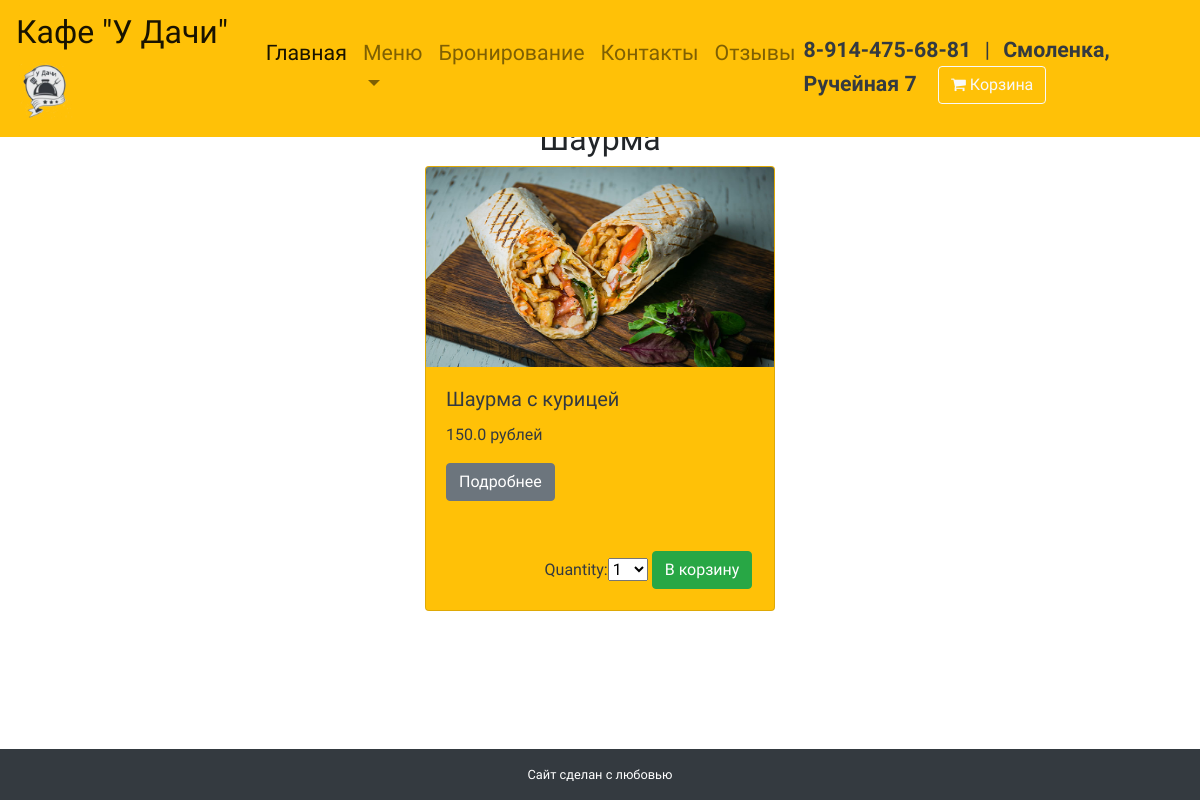
Page /bluda/9/ on the committed database.
### udachi/models.py (models this page shows, shortened)
class TipBluda(models.Model):
    class Meta:
        verbose_name = 'Тип блюда'
        verbose_name_plural = 'Типы блюда'
    nazvanie = models.CharField(verbose_name='Название', max_length=255, null=False, blank=False)

class Bluda(models.Model):
    class Meta:
        verbose_name = 'Блюдо'
        verbose_name_plural = 'Блюда'
    nazvanie = models.CharField(verbose_name='Название', max_length=255, null=False, blank=False)
    opisanie = models.TextField('Описание', null=True, blank=True)
    cena = models.FloatField('Цена', default=0)
    gramovka = models.FloatField('Граммовка', default=0)
    prevyu = models.ImageField('Превью', null=False, blank=False)
    tip_bluda = models.ForeignKey(TipBluda, verbose_name='Тип блюда', on_delete=models.SET_NULL, null=True)
    ne_pokazivat = models.BooleanField('Не показывать блюдо', default=False)
    kolvo_dobavlenia_v_korzinu = models.IntegerField('Кол-во раз добавили в корзину', default=0)

### udachi/views.py (the view)
# urls.py: path('bluda/<vid>/', render_page_bluda_lv, name='bluda_lv'),
def render_page_bluda_lv(request, vid):
    bluda = Bluda.objects.filter(ne_pokazivat=False)
    tip_bluda = TipBluda.objects.filter(id=vid)
    cart_bluda_form = CartAddBludaForm()
    return render(request, 'udachi/bluda_lv.html', {
        'bluda': bluda,
        'tip_bluda': tip_bluda,
        'vid': vid,
        'cart_bluda_form': cart_bluda_form
    })

### udachi/forms.py
class CartAddBludaForm(forms.Form):
    quantity = forms.TypedChoiceField(choices=PRODUCT_QUANTITY_CHOICES, coerce=int)
    update = forms.BooleanField(required=False, initial=False, widget=forms.HiddenInput)

### udachi/cart.py (called while the page is built)
    def __len__(self):
        return sum(item['quantity'] for item in self.cart.values())

### udachi/context_processors.py (called while the page is built)
def cart(request):
    return {'cart': Cart(request)}

### udachi/templates/udachi/bluda_lv.html (shortened to what this page needs)
{% extends 'udachi/base.html' %}
{% load static %}
{% load thumbnail %}
{% block Content %}
    <div class="container py-5">
        <br><br><br>
        {% for i_tip_bluda in tip_bluda %}
            <div class="row justify-content-center">
                <h2>{{ i_tip_bluda.nazvanie }}</h2> <br>
            </div>
            <div class="row justify-content-center">
            {% for i_bluda in i_tip_bluda.bluda_set.all %}
                <div class="col-12 col-md-6 col-lg-4 col-xl-4">
                    <div class="card text-dark bg-warning mb-3">
                        {% thumbnail i_bluda.prevyu 350x350 as image %}
                        <img class="card-img-top" src="{{ image.url }}">
                        <div class="card-body">
                            <h5 class="card-title">{{ i_bluda.nazvanie }}</h5>
                            <p class="price">{{ i_bluda.cena }} рублей</p>
                            <a href="{% url "detail_view" i_bluda.id %}" class="btn btn-secondary">Подробнее</a>
                            <form action="{% url "cart_add" i_bluda.id %}" method="post">
                                {{ cart_bluda_form }}
                                <input class="btn btn-success" type="submit" value="В корзину">
                            </form>
                        </div>
                    </div>
                </div>
            {% endfor %}
        {% endfor %}
        </div>
    </div>
{% endblock %}

### udachi/static/udachi/style.css (style rules this page uses)
body { font-family: 'Balsamiq Sans', cursive; }
form { margin-left: 32%; width: 500px; margin-top: 50px; }
.card-img-top { height: 200px; }

### rows in the picture
TipBluda: nazvanie "Шаурма"
Bluda: nazvanie "Шаурма с курицей", cena "150.0"
